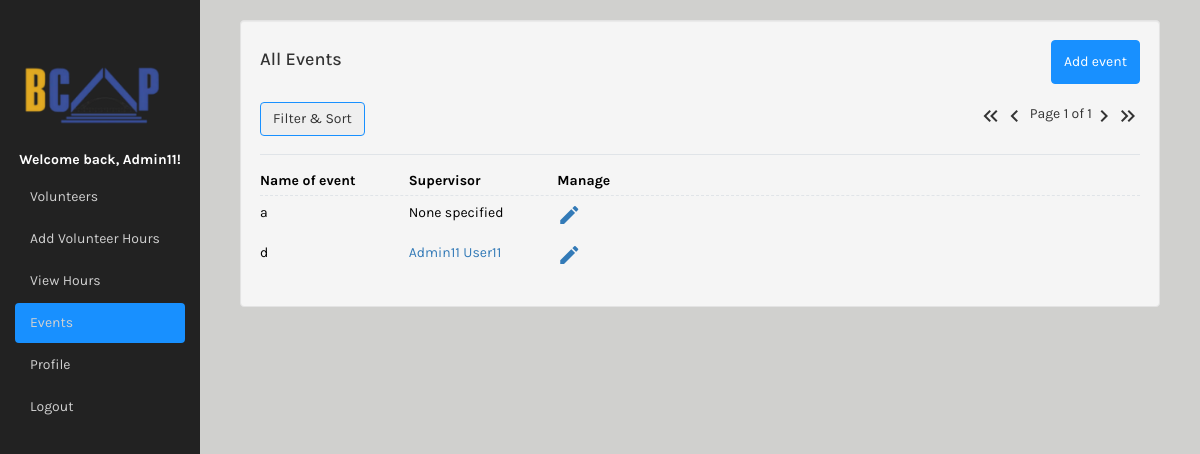
/events/ (signed in), run on the app's committed database.
### bcap373_app/models.py (models this page shows, shortened)
class EventModel(models.Model):
	name = models.CharField(max_length=256, blank=False)
	event_supervisor = models.ForeignKey(User, on_delete=models.SET_NULL, null=True, blank=True, limit_choices_to={'is_staff': True}, related_name='event_supervisor')

class Profile(models.Model):
	user = models.OneToOneField(User, on_delete=models.CASCADE)
	phone = models.CharField(max_length=20, blank=True,
		help_text="Please enter your phone number in the following format: (XXX) XXX-XXXX")
	birth_date = models.DateField(null=True, blank=True)
	waiver = models.CharField(null=True, blank=True, max_length=300, help_text="If you have this user's waiver on file, please indicate this in this box (and give a link to where it can be found, e.g. on Google Drive)")
	def __str__(self):
		return "{} {}".format(self.user.first_name, self.user.last_name)

### bcap373_app/views.py (the view)
# urls.py: path('events/', views.events, name="events"),
@login_required
def events(request):
   if request.user.is_staff:
      records = EventModel.objects.all()
      myFilter = EventFilter(request.GET, queryset=records)
      records = myFilter.qs
      paginator = Paginator(records, settings.PAGINATOR_COUNT)
      page_number = request.GET.get('page')
      page_obj = paginator.get_page(page_number)
      return render(request, "events.html", {"page_obj" : page_obj, 'myFilter': myFilter})
   else:
      messages.error(request, 'You do not have permission to access this resource.')
      return redirect('/history')

### bcap373_app/models.py (called while the page is built)
def get_user_name(self):
	uid = self.id
	profile = Profile.objects.get(id=uid)
	return str(profile).title()

### templates/events.html (shortened to what this page needs)
{% extends "base.html" %}
{% load static %}
{% load template_tags %}
{% block pageContent %}
<div class="col-sm custom-grid">
    <div class="well">
        <div class="top-header">
            <div>
                <h4 class="history-title">All Events</h4>
            </div>
            <div class="home-right">
                <a href='/new_event'>
                    <button class="btn btn-primary">Add event</button>
                </a>
            </div>
        </div>
        <div class="tools">
            <div class="left-menu">
                <div class="dropdown" style="margin-right:10px">
                    <button class="btn btn-secondary dropdown-toggle" type="button" id="dropdownMenu2"
                        data-toggle="dropdown" aria-haspopup="true" aria-expanded="false">
                        Filter & Sort
                    </button>
                </div>
            </div>
            <div class="pagination">
                {% if page_obj.has_previous %}
                    <a href="{% relative_url 1 'page' request.GET.urlencode %}"><i class="material-icons md-48">keyboard_double_arrow_left</i></a>
                    <a href="{% relative_url page_obj.previous_page_number 'page' request.GET.urlencode %}"><i class="material-icons md-48">keyboard_arrow_left</i></a>
                {% else %}
                    <i class="material-icons md-48">keyboard_double_arrow_left</i>
                    <i class="material-icons md-48">keyboard_arrow_left</i>
                {% endif %}&nbsp;
                <p>Page {{ page_obj.number }} of {{ page_obj.paginator.num_pages }}</p>
                {% if page_obj.has_next %}
                    <a href="{% relative_url page_obj.next_page_number 'page' request.GET.urlencode %}"><i class="material-icons md-48">keyboard_arrow_right</i></a>
                    <a href="{% relative_url page_obj.paginator.num_pages 'page' request.GET.urlencode %}"><i class="material-icons md-48">keyboard_double_arrow_right</i></a>
                {% else %}
                    <i class="material-icons md-48">keyboard_arrow_right</i>
                    <i class="material-icons md-48">keyboard_double_arrow_right</i>
                {% endif %}
            </div>
        </div>
        <div>
            <ul class="data-frame">
                <li class="data-item frame-header">
                    <dl>
                        <dt class = "rowheader">Name of event</dt>
                        <dd class = "rowheader">Supervisor</dd>
                        <dd class = "rowheader">Manage</dd>
                    </dl>
                </li>
                {% for r in page_obj %}
                    <li class="data-item">
                        <dl>
                            <dd class="event-name">{{ r.name }}</dd>
                            {% if r.event_supervisor %}
                                <dd class="supervisor"><a href="/view_user/?user={{r.event_supervisor.id}}">{{ r.event_supervisor }}</a></dd>
                            {% else %}
                                <dd class="supervisor">None specified</dd>
                            {% endif %}
                            <dd class="hours"><a href="/update-event/?id={{r.id}}"><i class="material-icons md-48">edit</i></a></dd>
                        </dl>
                    </li>
                {% endfor %}
            </ul>
        </div>
    </div>
</div>
</html>
{% endblock %}

### templates/base.html (shortened to what this page needs)
{% load static %}
<!DOCTYPE html>
<html lang="en">
{% block pageHeader %}
<head>
    <link rel="stylesheet" href="https://maxcdn.bootstrapcdn.com/bootstrap/3.4.1/css/bootstrap.min.css">
    <link rel="stylesheet" type="text/css" href="{% static 'bcap373_app/css/main.css' %}">
</head>
{% endblock pageHeader%}
<body>
    <div class="container-fluid">
      <div class="row content">
        <div class="col-sm-3 sidenav hidden-xs sidebar">
            <div class = "logo1">
              <img class=" nav-bar-image" src="{% static 'bcap373_app/img/bcap373_logo.png' %}">
            </div>
            <ul class="nav nav-pills nav-stacked">
                <li><h5 class="navbar-user">Welcome back, {{ user.first_name }}!</h5></li>
                {% if user.is_staff %}
                  <li {% if request.resolver_match.url_name == 'volunteers' %}class="active"{% endif %}><a href="/volunteers">Volunteers</a></li>
                {% endif %}
                <li {% if request.resolver_match.url_name == 'add_individual_hours' %}class="active"{% endif %}><a href="/add_individual_hours">Add Volunteer Hours</a></li>
                <li {% if request.resolver_match.url_name == 'history' or request.resolver_match.url_name == 'edit_individual_hours' %}class="active"{% endif %}><a href="/history">View Hours</a></li>
                {% if user.is_staff %}
                  <li {% if request.resolver_match.url_name == 'events' or request.resolver_match.url_name == 'update_event' %}class="active"{% endif %}><a href="/events">Events</a></li>
                {% endif %}
                <li ><a href="{% url 'profile' %}">Profile</a></li>
                <li><a href="{% url 'logout' %}">Logout</a></li>
            </ul><br>
        </div>
        <br>
        {% block pageContent %}{% endblock pageContent %}
</body>
</html>

### bcap373_app/static/bcap373_app/css/main.css (style rules this page uses)
* { box-sizing: border-box; }
body { font-family: "Karla", sans-serif; background-color: #d0d0ce; }
.logo1 { margin-top:40px; }
.logo1 img, .nav-bar-image { width: 90%; height: 100%; }
.custom-grid { margin-left: 240px; margin-right: 40px; }
.rowheader { font-weight:bold !important; }
.frame-header { color:red; }
.top-header { display: flex; justify-content:space-between }
.navbar-user { text-align: center; font-weight: bold; color: white; }
ul.nav.nav-pills.nav-stacked a { color: #d1d1d1; }
.nav-pills>li.active>a, .nav-pills>li.active>a:focus, .nav-pills>li.active>a:hover { background-color: #1890FF; color: white; }
.btn { border: 1px solid #1890ff; }
.left-menu { display: flex; justify-content: space-around; }
.btn-primary { background-color: #1890FF; height: 44px; }
.home-right { display:flex; flex-direction:row; column-gap: 1em; }
.sidenav { background-color: #222222; height: 100%; width: 200px !important; position: fixed; }
.tools { display: flex; justify-content: space-between; align-items: center; border-bottom: 1px solid #e0e4e8; margin-bottom: 16px; }
.pagination { display: flex; padding-left: 0; list-style: none; border-radius: 0.25rem; justify-content: center; text-align: center; }
.data-frame { width: 100%; list-style-type: none; padding: 0; }
.data-item.frame-header { display: none; border-bottom: 1px dashed #e0e4e8; }
li.data-item { margin-bottom: 0.5em; border-bottom: 1px solid #0000001a; }
.data-item dl { display: flex; flex-direction:column; margin: 0; color: black; }
dl { color: #B1B1B1; }
.data-item .hours:before { content: "Hours: "; }
.data-item .supervisor:before { content: "Supervisor: "; }
.data-item .event-name:before { content: "Event name: "; }
.data-item .hours { text-align: left; }
.data-item dd { margin: 0; margin-bottom: 0.25em; }
dt { font-weight: normal !important; }
.data-item dt { margin-bottom: 0.25em; }
@media screen and (min-width: 766px) { .data-item.frame-header { display: block; } }
@media screen and (min-width: 766px) { .data-item .hours { text-align: left; } }
@media screen and (min-width: 766px) { .data-item dl { display: grid; grid-template-columns: 1fr 1fr 1fr 1fr 1fr 1fr; column-gap: 1vw; } }
@media screen and (min-width: 766px) { li.data-item { border-bottom: 0px; } }
@media screen and (min-width: 766px) { .data-item .phone:before, .data-item .email:before, .data-item .date:before, .data-item .activity:before, .data-item .supervisor:before, .data-item .event-name:before, .data-item .role:before, .data-item .hours:before { content: ""; } }

### data on the page
EventModel: name "a", shows "None specified"
EventModel: name "d", event_supervisor "Admin11 User11"

### other printed values
{{ user.first_name }} "Admin11"
{{ page_obj.number }} "1"
{{ page_obj.paginator.num_pages }} "1"
